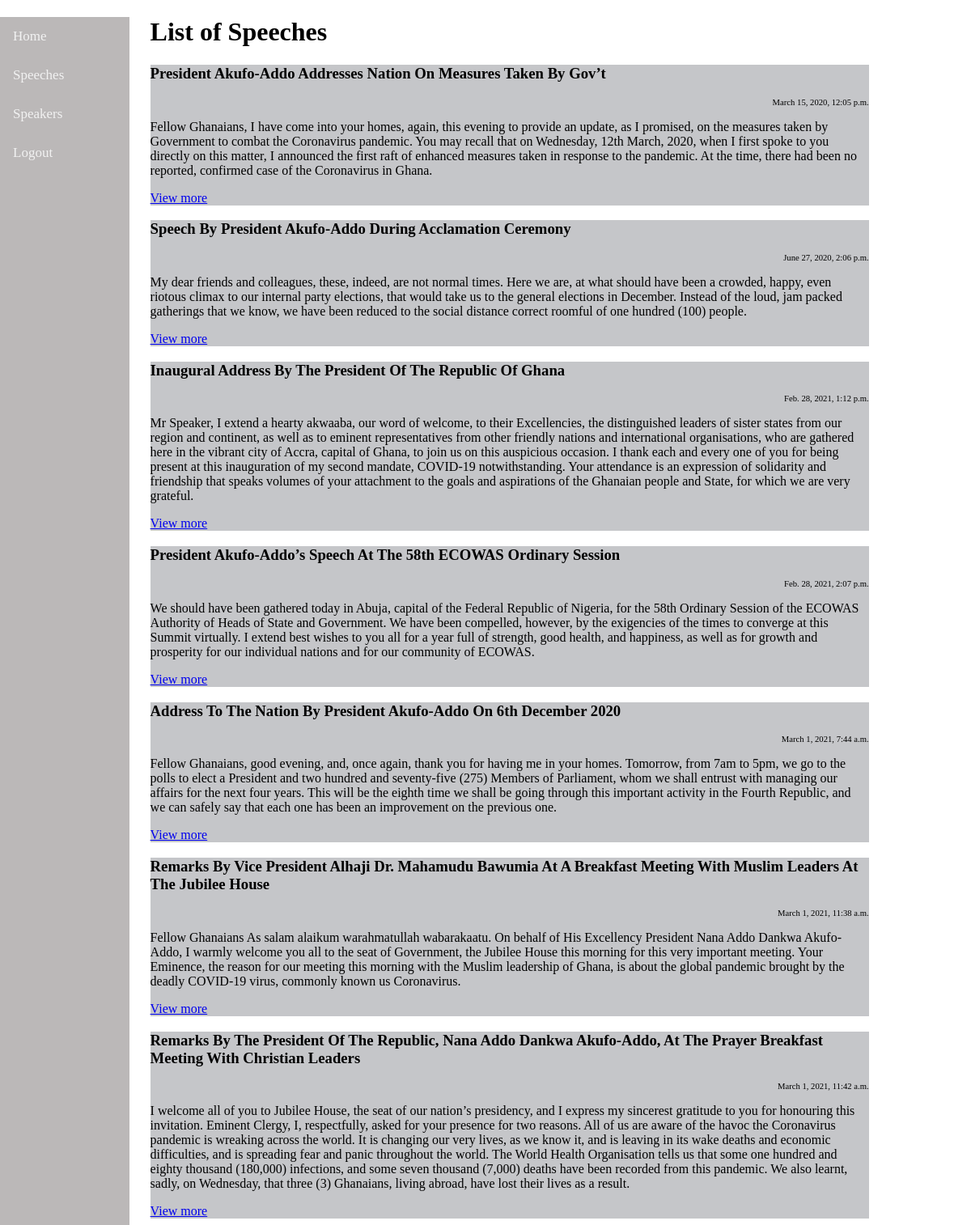
Screenshot of /speeches/speech with the database file from the repository.
### speeches/models.py (models this page shows, shortened)
class Speech(models.Model):
    title = models.CharField(max_length=128)
    date = models.DateTimeField()
    speaker = models.ForeignKey(Speaker, on_delete=models.PROTECT)
    body = models.TextField()
    link = models.URLField()

### speeches/views.py (the view)
# urls.py: path("speech", views.speech, name="speech"),
def speech(request):
    context = {
        "speak" : Speech.objects.all()
    }
    return render(request, "Speeches/speech.html", context)

### speeches/templates/speeches/speech.html
{% extends "speeches/layout.html" %}
{% load static %}
    {% block body %}
        <h1>List of Speeches</h1>
        {% for speech in speak  %}
        <div class="sp1">
            <h3> {{ speech.title }} </h3>
            <p class="date"> {{ speech.date}} </p>
            <p>{{ speech.body}}</p><a href="{{ speech.link }}">View more</a>
            </div>
        {% endfor %}
    {% endblock %}

### speeches/templates/speeches/layout.html (shortened to what this page needs)
{% load static %}
<!DOCTYPE html>
<html lang="en">
    <head>
        <link href="{% static 'speeches/S_style.css' %}" rel="stylesheet">
    </head>
    <body>
    <div class="sidenav">
        <a href="{% url 'speeches:index' %}">Home</a>
        <a href="{% url 'speeches:speech' %}">Speeches</a>
        <a href="{% url 'speeches:speakers' %}">Speakers</a>
        <a href="{% url 'login' %}">Logout</a>
    </div>
    <div class="body">
        {% block body %}
        {% endblock %}
    </div>
    </body>
</html>

### speeches/static/speeches/S_style.css (style rules this page uses)
.body { width: 75%; padding-left: 15%; }
.sidenav { background-color: rgb(187, 184, 184); overflow: hidden; left: 0; width: 160px; height: 100%; position: fixed; }
.sidenav a { float:left; color: #f2f2f2; text-align: center; padding: 14px 16px; text-decoration: none; font-size: 17px; }
.sp1 { background-color: #c5c6c9 ; }
.date { font-size: 8pt; text-align: right; }

### rows the page displays
Speech: title "President Akufo-Addo Addresses Nation On Measures Taken By Gov’t", date "March 15, 2020, 12:05 p.m.", body "Fellow Ghanaians, I have come into your homes, again, this evening to provide an update, as I promised, on the measures taken by Government to combat the Coronavirus pandemic. You may recall that on Wednesday, 12th March, 2020, when I first spoke to you directly on this matter, I announced the first raft of enhanced measures taken in response to the pandemic. At the time, there had been no reported, confirmed case of the Coronavirus in Ghana."
Speech: title "Speech By President Akufo-Addo During Acclamation Ceremony", date "June 27, 2020, 2:06 p.m.", body "My dear friends and colleagues, these, indeed, are not normal times. Here we are, at what should have been a crowded, happy, even riotous climax to our internal party elections, that would take us to the general elections in December. Instead of the loud, jam packed gatherings that we know, we have been reduced to the social distance correct roomful of one hundred (100) people."
Speech: title "Inaugural Address By The President Of The Republic Of Ghana", date "Feb. 28, 2021, 1:12 p.m.", body "Mr Speaker, I extend a hearty akwaaba, our word of welcome, to their Excellencies, the distinguished leaders of sister states from our region and continent, as well as to eminent representatives from other friendly nations and international organisations, who are gathered here in the vibrant city of Accra, capital of Ghana, to join us on this auspicious occasion. I thank each and every one of you for being present at this inauguration of my second mandate, COVID-19 notwithstanding. Your attendance is an expression of solidarity and friendship that speaks volumes of your attachment to the goals and aspirations of the Ghanaian people and State, for which we are very grateful."
Speech: title "President Akufo-Addo’s Speech At The 58th ECOWAS Ordinary Session", date "Feb. 28, 2021, 2:07 p.m.", body "We should have been gathered today in Abuja, capital of the Federal Republic of Nigeria, for the 58th Ordinary Session of the ECOWAS Authority of Heads of State and Government. We have been compelled, however, by the exigencies of the times to converge at this Summit virtually. I extend best wishes to you all for a year full of strength, good health, and happiness, as well as for growth and prosperity for our individual nations and for our community of ECOWAS."
Speech: title "Address To The Nation By President Akufo-Addo On 6th December 2020", date "March 1, 2021, 7:44 a.m.", body "Fellow Ghanaians, good evening, and, once again, thank you for having me in your homes. Tomorrow, from 7am to 5pm, we go to the polls to elect a President and two hundred and seventy-five (275) Members of Parliament, whom we shall entrust with managing our affairs for the next four years. This will be the eighth time we shall be going through this important activity in the Fourth Republic, and we can safely say that each one has been an improvement on the previous one."
Speech: title "Remarks By Vice President Alhaji Dr. Mahamudu Bawumia At A Breakfast Meeting With Muslim Leaders At The Jubilee House", date "March 1, 2021, 11:38 a.m.", body "Fellow Ghanaians As salam alaikum warahmatullah wabarakaatu. On behalf of His Excellency President Nana Addo Dankwa Akufo-Addo, I warmly welcome you all to the seat of Government, the Jubilee House this morning for this very important meeting. Your Eminence, the reason for our meeting this morning with the Muslim leadership of Ghana, is about the global pandemic brought by the deadly COVID-19 virus, commonly known us Coronavirus."
Speech: title "Remarks By The President Of The Republic, Nana Addo Dankwa Akufo-Addo, At The Prayer Breakfast Meeting With Christian Leaders", date "March 1, 2021, 11:42 a.m.", body "I welcome all of you to Jubilee House, the seat of our nation’s presidency, and I express my sincerest gratitude to you for honouring this invitation. Eminent Clergy, I, respectfully, asked for your presence for two reasons. All of us are aware of the havoc the Coronavirus pandemic is wreaking across the world. It is changing our very lives, as we know it, and is leaving in its wake deaths and economic difficulties, and is spreading fear and panic throughout the world. The World Health Organisation tells us that some one hundred and eighty thousand (180,000) infections, and some seven thousand (7,000) deaths have been recorded from this pandemic. We also learnt, sadly, on Wednesday, that…"
